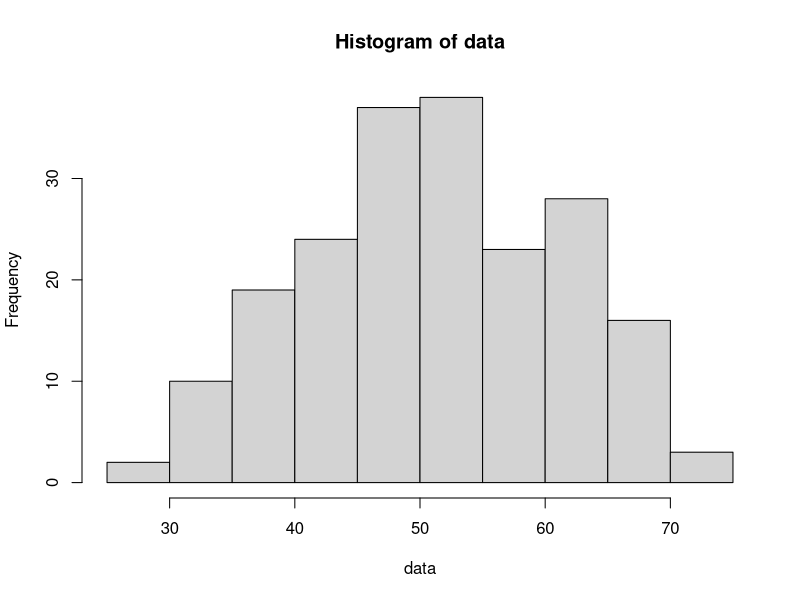
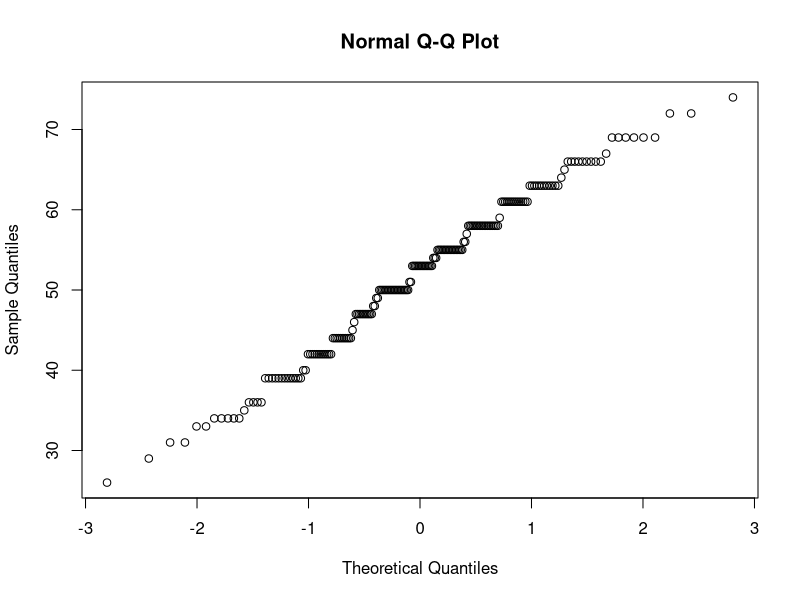
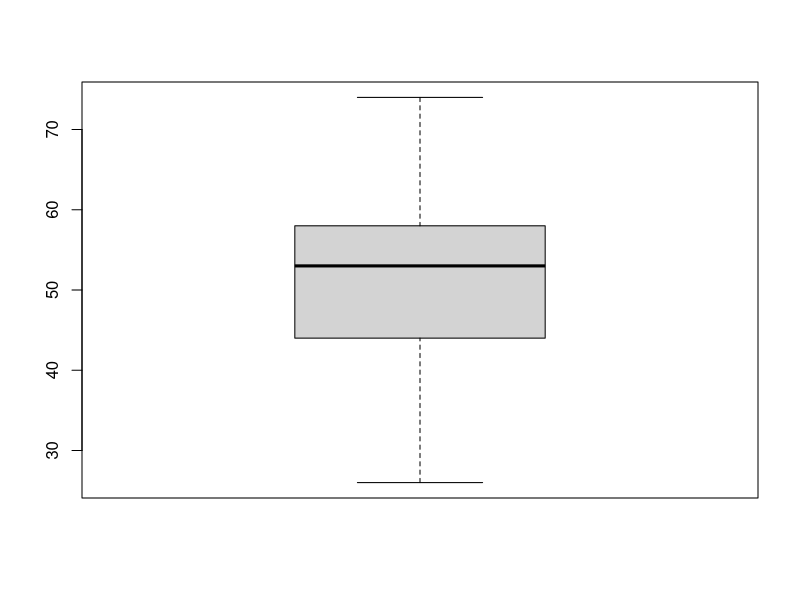
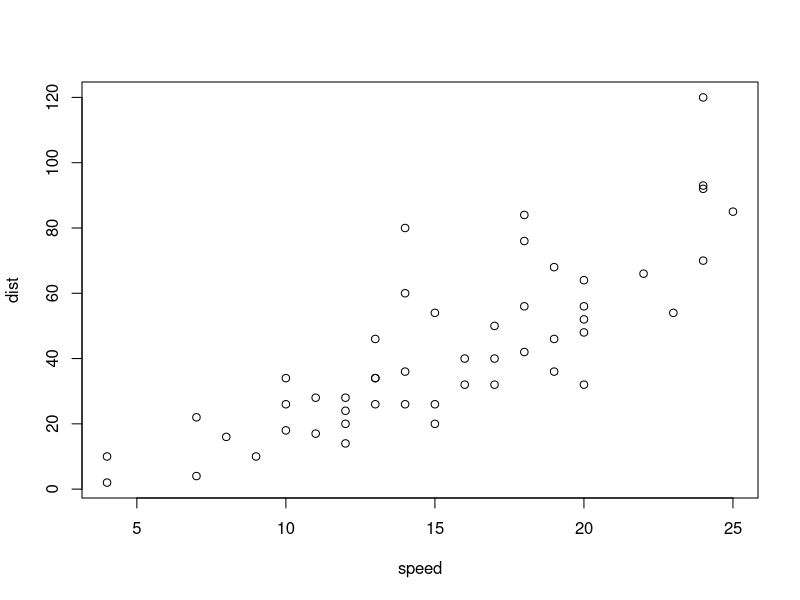
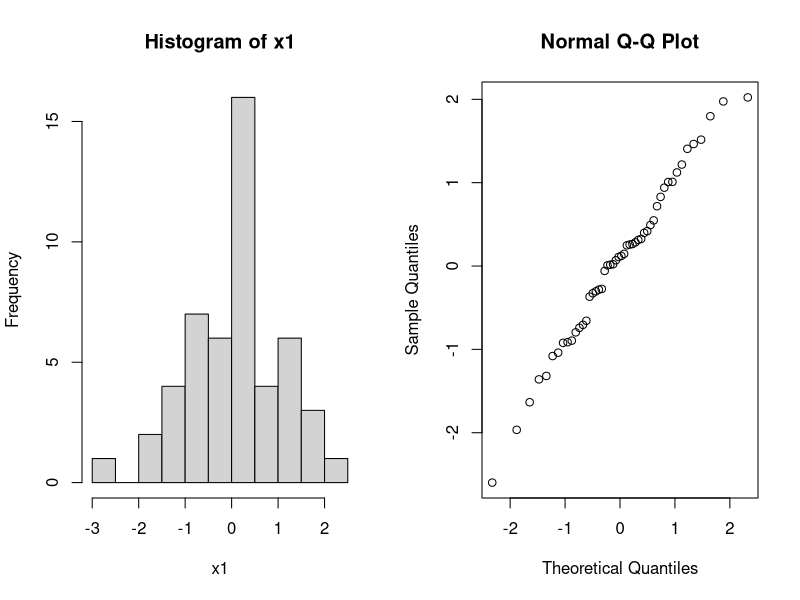
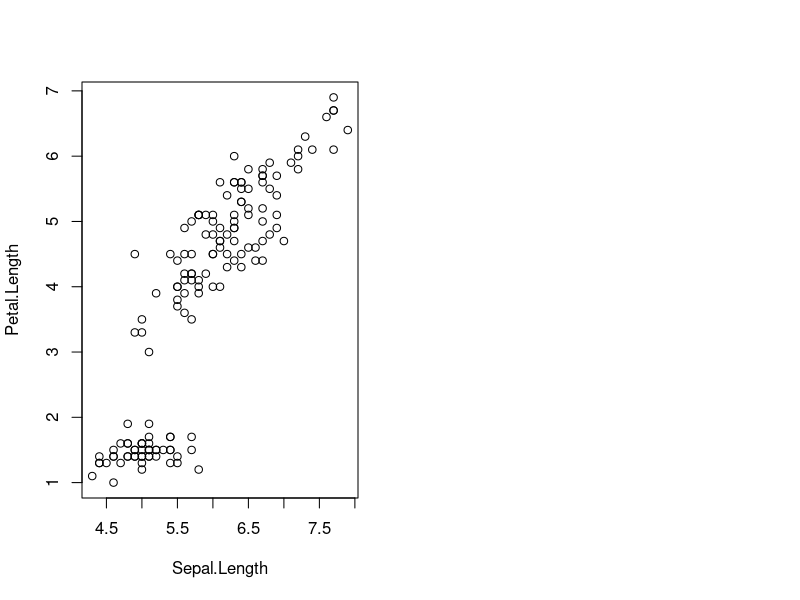

Source code (R) for these figures, in order:
## ---- chunk 1
# Load the dataset
ice_cream_dataset <- read.csv("Ice_cream.csv")
data = ice_cream_dataset$video

# Do basic plots

hist(data)
qqnorm(data)
boxplot(data)
## ---- chunk 2

## ---- chunk 3
plot(cars)
## ---- chunk 4
par(mfrow=c(1,2)); x1=rnorm(50); hist(x1); qqnorm(x1)
## ---- chunk 5
plot(iris$Sepal.Length,iris$Petal.Length,xlab="Sepal.Length",ylab="Petal.Length")
## ---- chunk 6
library(knitr)
kable(mtcars[1:5,],caption="A knit kable.")
## ---- chunk 7
x=rep(c("A","B"),each=5); x
sample(x)
x=rnorm(100)
## ---- chunk 8
x=rep(c("A","B"),each=5); x
sample(x)
x=rnorm(100)
## ---- chunk 9
mu=0.2
x=rnorm(100,mu,1) # creating artificial data
t.test(x,mean=0)   # t.test(x,alternative=c("two.sided"),conf.level=0.95,mu=10)
## ---- chunk 10
mu=0;nu=0.5
x=rnorm(50,mu,1); y=rnorm(50,nu,1) # creating artificial data
ttest=t.test(x,y) 
